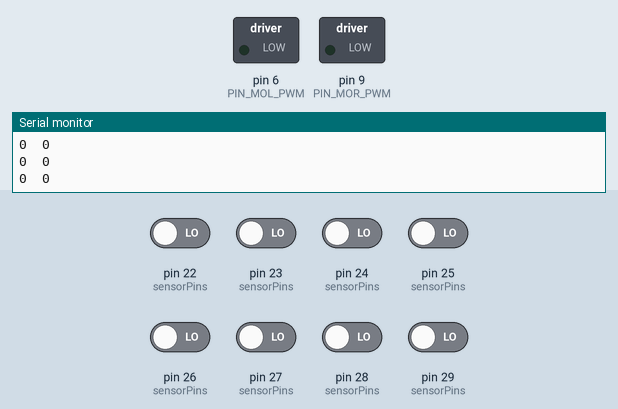
Simulated run of this sketch. Board: Arduino Mega 2560, built with avr-gcc and run on an emulated ATmega2560. On the bench: switched loads named in the sketch (green lamp = pin HIGH), the last lines printed to the serial monitor. The inputs (shaded band) are chosen by the test bench; at power-on: pin 22 (sensorPins), pin 23 (sensorPins), pin 24 (sensorPins), pin 25 (sensorPins), pin 26 (sensorPins), pin 27 (sensorPins), pin 28 (sensorPins), pin 29 (sensorPins) LOW.

Above: at 2.4 s.
2.5 s: pin 23 (sensorPins) driven HIGH
At 3.7 s:
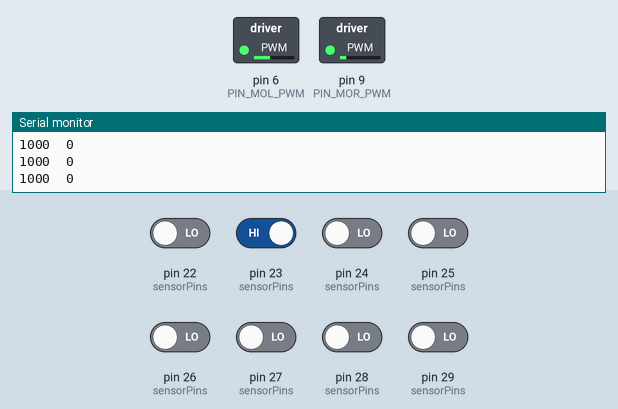
7.0 s: pin 25 (sensorPins) driven HIGH
At 8.2 s:
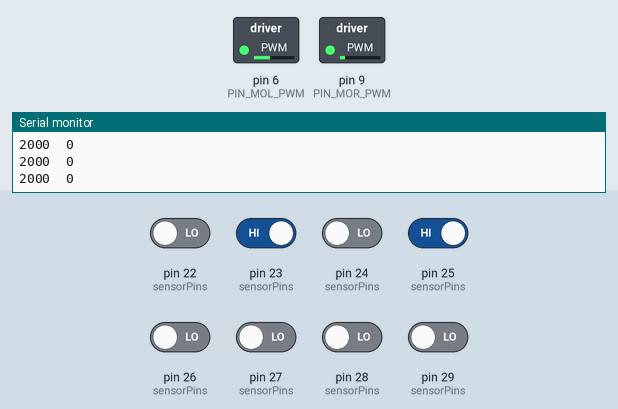
8.5 s: pin 27 (sensorPins) driven HIGH
At 9.4 s:
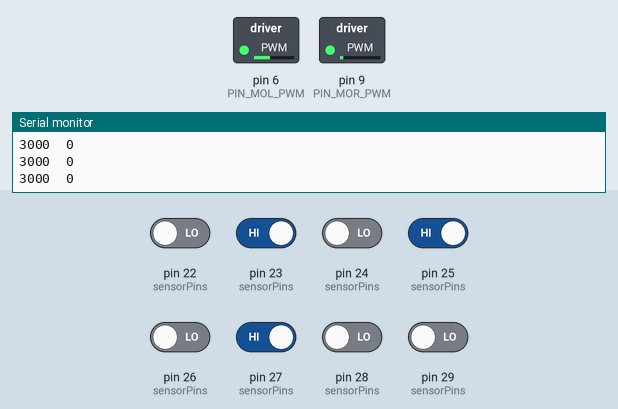
10.0 s: pin 29 (sensorPins) driven HIGH
At 10.5 s:
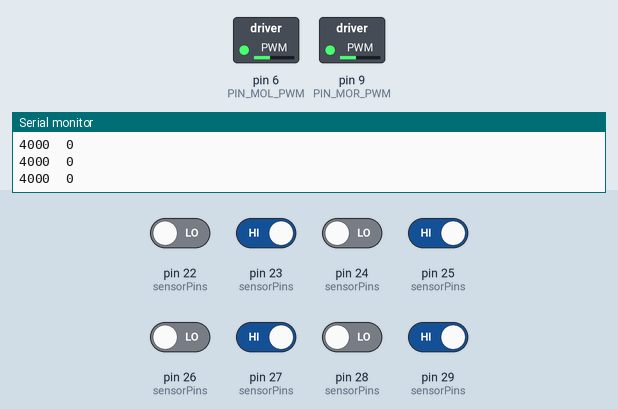
11.5 s: pin 29 (sensorPins) driven LOW
At 11.8 s:
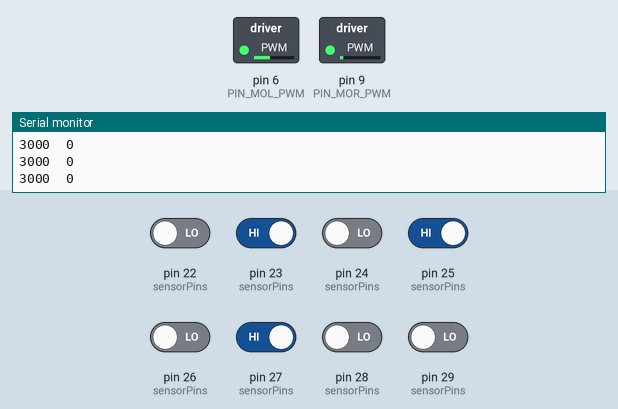
Timing chart, 0 to 14.0 s (numbered marks = the images above; inputs shaded):
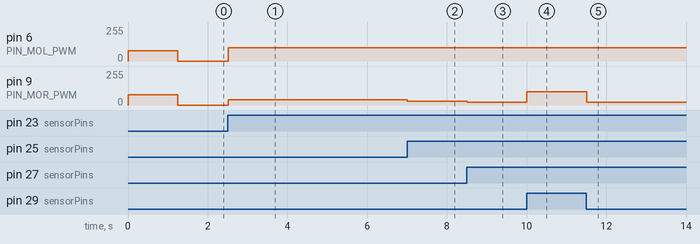

Measured:
- after the input at 2.5 s, pin 6 (PIN_MOL_PWM): 0/255 → 100/255 at once; pin 9 (PIN_MOR_PWM): 0/255 → 40/255 at once
- after the input at 7.0 s, pin 9 (PIN_MOR_PWM): 40/255 → 30/255 at once
- after the input at 8.5 s, pin 9 (PIN_MOR_PWM): 30/255 → 20/255 at once
- after the input at 10.0 s, pin 9 (PIN_MOR_PWM): 20/255 → 100/255 at once
- after the input at 11.5 s, pin 9 (PIN_MOR_PWM): 100/255 → 20/255 at once

The sketch:

Assignment06.ino
```cpp
#include "QTRSensors.h"

// define constant for QTR sensor
#define NUM_SENSORS   8     // number of sensors used
#define TIMEOUT       2500  // waits for 2500 us for sensor outputs to go low
#define EMITTER_PIN   4

// sensor connected through analog pins A0 - A5 i.e. digital pins 14 - 19
unsigned char sensorPins[] = {22, 23, 24, 25, 26, 27, 28, 29};
QTRSensorsRC qtrrc(sensorPins, NUM_SENSORS, TIMEOUT, EMITTER_PIN);

// variable to store all sensor status
unsigned int sensorValues[NUM_SENSORS];

// define left motor pins
#define PIN_MOL_PWM    6
#define PIN_MOL_CW     7
#define PIN_MOL_CCW    8

// define right motor pins
#define PIN_MOR_PWM    9
#define PIN_MOR_CW     10
#define PIN_MOR_CCW    11

#define CALIBRATE_SPEED (30.0 / 100.0 * 255.0)

void forward(unsigned int leftSpeed, unsigned int rightSpeed)
{
    // left motor rotate in ccw direction
    digitalWrite(PIN_MOL_CW, LOW);
    digitalWrite(PIN_MOL_CCW, HIGH);
    analogWrite(PIN_MOL_PWM, leftSpeed);

    // right motor rotate in cw direction
    digitalWrite(PIN_MOR_CW, HIGH);
    digitalWrite(PIN_MOR_CCW, LOW);
    analogWrite(PIN_MOR_PWM, rightSpeed);
}

void backward(unsigned int leftSpeed, unsigned int rightSpeed)
{
    // left motor rotate in cw direction
    digitalWrite(PIN_MOL_CW, HIGH);
    digitalWrite(PIN_MOL_CCW, LOW);
    analogWrite(PIN_MOL_PWM, leftSpeed);

    // right motor rotate in ccw direction
    digitalWrite(PIN_MOR_CW, LOW);
    digitalWrite(PIN_MOR_CCW, HIGH);
    analogWrite(PIN_MOR_PWM, rightSpeed);
}

void turnLeft(unsigned int leftSpeed, unsigned int rightSpeed)
{
    // left motor rotate in ccw direction
    digitalWrite(PIN_MOL_CW, HIGH);
    digitalWrite(PIN_MOL_CCW, LOW);
    analogWrite(PIN_MOL_PWM, leftSpeed);

    // right motor rotate in cw direction
    digitalWrite(PIN_MOR_CW, HIGH);
    digitalWrite(PIN_MOR_CCW, LOW);
    analogWrite(PIN_MOR_PWM, rightSpeed);
}

void turnRight(unsigned int leftSpeed, unsigned int rightSpeed)
{
    // left motor rotate in cw direction
    digitalWrite(PIN_MOL_CW, LOW);
    digitalWrite(PIN_MOL_CCW, HIGH);
    analogWrite(PIN_MOL_PWM, leftSpeed);

    // right motor rotate in ccw direction
    digitalWrite(PIN_MOR_CW, LOW);
    digitalWrite(PIN_MOR_CCW, HIGH);
    analogWrite(PIN_MOR_PWM, rightSpeed);
}

void stopRobot()
{
    // left motor stop rotation (en = 0)
    digitalWrite(PIN_MOL_PWM, LOW);

    // right motor stop rotation (en = 0)
    digitalWrite(PIN_MOR_PWM, LOW);
}

void setup()
{
    // initialize communication buad rate
    Serial.begin(9600);

    for (int i = 0; i < 50; i++)
    {
        // calibrate for sometime by sliding the sensors across the line,
        // or you may use auto-calibration instead
        // comment this part out for automatic calibration

        // turn left or turn right to expose the sensors to the brightest and darkest
        // readings that may be encountered
        if ( i  < 12 || i >= 38 )
            turnLeft(CALIBRATE_SPEED, CALIBRATE_SPEED);
        else
            turnRight(CALIBRATE_SPEED, CALIBRATE_SPEED);

        qtrrc.calibrate();
    }

    stopRobot();

    Serial.print("Min: ");
    for (int i = 0; i < NUM_SENSORS; i++)
    {
        Serial.print(qtrrc.calibratedMinimumOn[i]);
        Serial.print("\t");
    }
    Serial.println();

    //delay(5);
    Serial.print("Max: ");
    for (int i = 0; i < NUM_SENSORS; i++)
    {
        Serial.print(qtrrc.calibratedMaximumOn[i]);
        Serial.print("\t");
    }
    Serial.println();
}

void loop()
{
    int val = 1000;
    do
    {
        int position = qtrrc.readLine(sensorValues);
        Serial.print(position);
        Serial.print("\t");
        Serial.println(sensorValues[0]);
        if (sensorValues[7] < val && sensorValues[6] < val &&
            sensorValues[5] < val && sensorValues[4] < val &&
            sensorValues[3] < val && sensorValues[2] < val &&
            sensorValues[1] < val && sensorValues[0] < val)
            //00000000   check line and slow speed
        {
            stopRobot();
        }
        else
        {
            if (position < 0)
            {
                stopRobot();
            }
            if (position >= 0 && position <= 1000)
            {
                turnRight(100, 40);
            }
            else if (position > 1000 && position <= 2000)
            {
                turnRight(100, 30);
            }
            else if (position > 2000 && position <= 3000)
            {
                turnRight(100, 20);
            }
            else if (position > 3000 && position <= 4000)
            {
                forward(100, 100);
            }
            else if (position > 4000 && position <= 5000)
            {
                turnLeft(20, 100);
            }
            else if (position > 5000 && position <= 6000)
            {
                turnLeft(30, 100);
            }
            else if (position > 6000 && position <= 7000)
            {
                turnLeft(40, 100);
            }
            else // position > 7000
            {
                stopRobot();
            }
        }
    } while(1);
}
```
